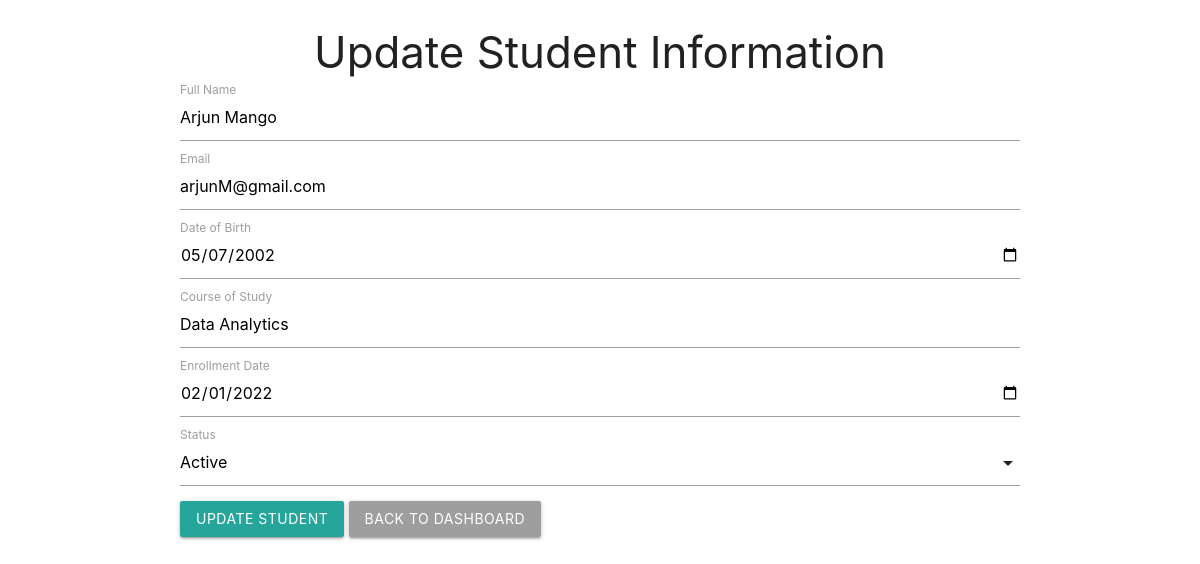
/update_student.php?student_id=ST002, run on the app's committed database.
### tables this page shows
CREATE TABLE IF NOT EXISTS `students` (
  `id` int NOT NULL AUTO_INCREMENT COMMENT 'Unique ID for each record',
  `full_name` varchar(100) NOT NULL COMMENT 'Student''s full name',
  `student_id` varchar(20) NOT NULL COMMENT 'Student ID',
  `email` varchar(50) NOT NULL COMMENT 'Student''s email address',
  `date_of_birth` date NOT NULL COMMENT 'Date of birth',
  `course_of_study` varchar(100) NOT NULL COMMENT 'Course name',
  `enrollment_date` date NOT NULL COMMENT 'Date of enrollment',
  `status` varchar(20) DEFAULT NULL COMMENT 'Academic status',
  PRIMARY KEY (`id`)
);

### update_student.php (the view, shortened to what this page needs)
<?php
include 'db.php';
$student_id = $_GET['student_id'];
$stmt = $conn->prepare("SELECT * FROM students WHERE student_id = ?");
$stmt->bind_param("s", $student_id);
$stmt->execute();
$result = $stmt->get_result();
$student = $result->fetch_assoc();
?>
<!DOCTYPE html>
<html>
<head>
    <link rel="stylesheet" href="https://cdnjs.cloudflare.com/ajax/libs/materialize/1.0.0/css/materialize.min.css">
</head>
<body>
<div class="container">
    <h3 class="center-align">Update Student Information</h3>
    <form method="post">
        <div class="input-field">
            <input type="text" name="full_name" value="<?php echo htmlspecialchars($student['full_name']); ?>" required>
            <label class="active">Full Name</label>
        </div>
        <div class="input-field">
            <input type="email" name="email" value="<?php echo htmlspecialchars($student['email']); ?>" required>
            <label class="active">Email</label>
        </div>
        <div class="input-field">
            <input type="date" name="date_of_birth" value="<?php echo htmlspecialchars($student['date_of_birth']); ?>" required>
            <label class="active">Date of Birth</label>
        </div>
        <div class="input-field">
            <input type="text" name="course_of_study" value="<?php echo htmlspecialchars($student['course_of_study']); ?>" required>
            <label class="active">Course of Study</label>
        </div>
        <div class="input-field">
            <input type="date" name="enrollment_date" value="<?php echo htmlspecialchars($student['enrollment_date']); ?>" required>
            <label class="active">Enrollment Date</label>
        </div>
        <div class="input-field">
            <label>Status</label>
        </div>
        <button class="btn waves-effect waves-light" type="submit">Update Student</button>
        <a href="dashboard.php" class="btn grey">Back to Dashboard</a>
    </form>
</div>
</body>
</html>

### data on the page
students: full_name "Arjun Mango", email "arjunM@gmail.com", date_of_birth "05/07/2002", course_of_study "Data Analytics", enrollment_date "02/01/2022"
